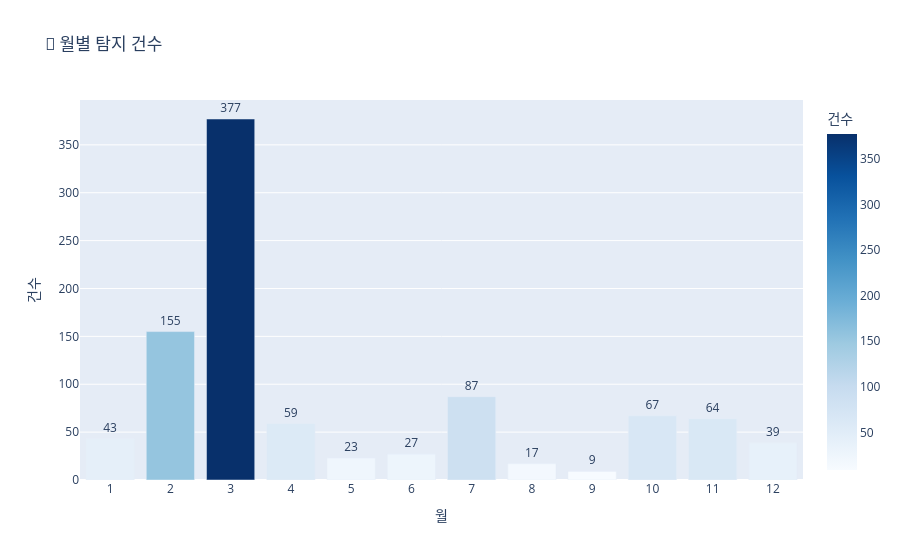
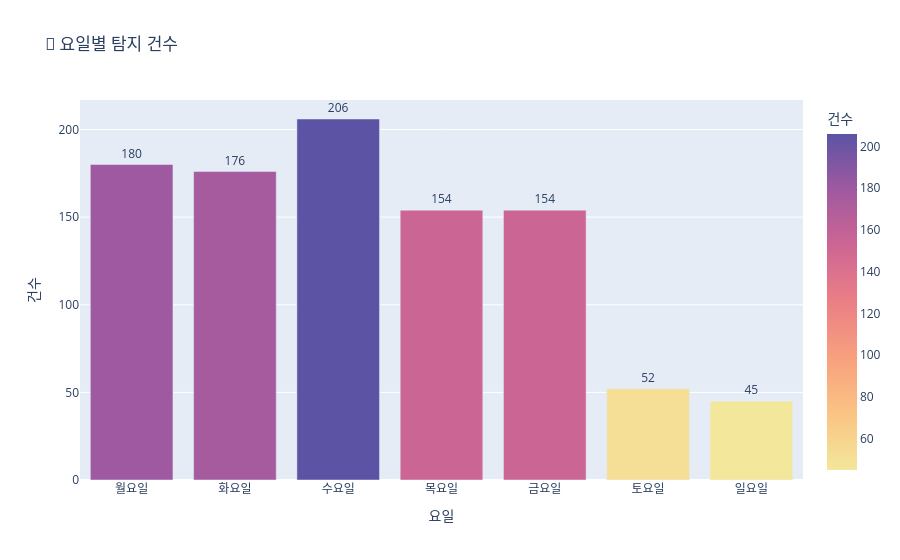
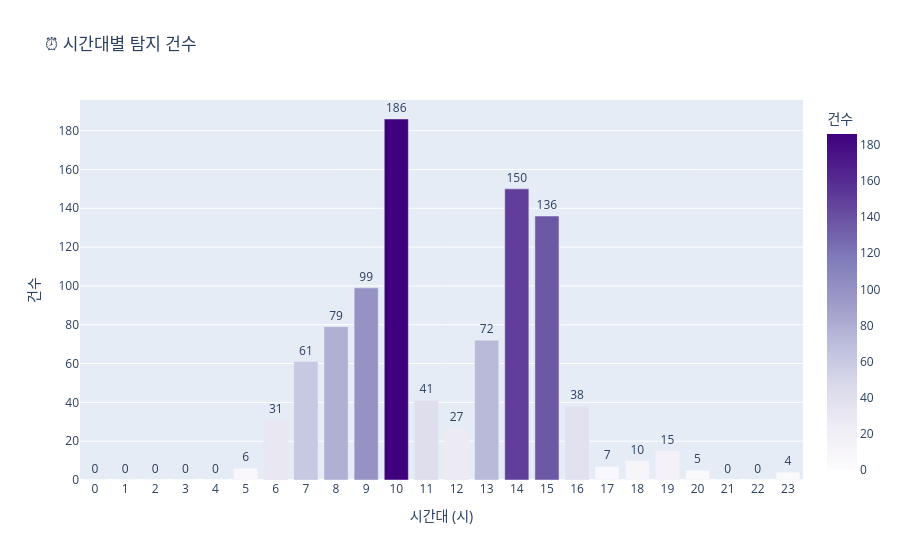
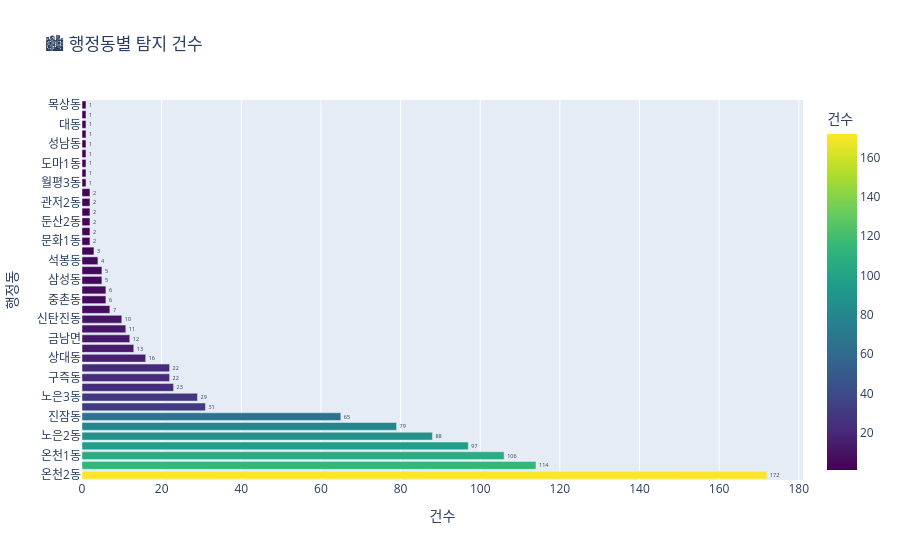

Write notebook code for charts like these, in order.
### Code cell
# =====================================================================
# 🧭 road_data.csv EDA (Plotly) — 월/시간대 전체 표시 버전
# =====================================================================

import pandas as pd
import plotly.express as px
import folium

# -------------------------------------------------
# 1️⃣ 데이터 불러오기 및 전처리
# -------------------------------------------------
df = pd.read_csv("road_data.csv", encoding="utf-8-sig")
df["DTCT_PD"] = pd.to_datetime(df["DTCT_PD"], errors="coerce")

# 2025년 7월 데이터 제거
df = df[~((df["DTCT_PD"].dt.year == 2025) & (df["DTCT_PD"].dt.month == 7))].reset_index(
    drop=True
)

# -------------------------------------------------
# 2️⃣ 파생 컬럼 추가
# -------------------------------------------------
df["연도"] = df["DTCT_PD"].dt.year
df["월"] = df["DTCT_PD"].dt.month
df["시간대"] = df["DTCT_PD"].dt.hour

day_map = {
    "Monday": "월요일",
    "Tuesday": "화요일",
    "Wednesday": "수요일",
    "Thursday": "목요일",
    "Friday": "금요일",
    "Saturday": "토요일",
    "Sunday": "일요일",
}
df["요일"] = df["DTCT_PD"].dt.day_name().map(day_map)

# -------------------------------------------------
# 3️⃣ 월별 탐지 추세 (모든 월 표시)
# -------------------------------------------------
monthly = (
    df["월"]
    .value_counts()
    .sort_index()
    .reindex(range(1, 13), fill_value=0)
    .reset_index()
)
monthly.columns = ["월", "건수"]

fig1 = px.bar(
    monthly,
    x="월",
    y="건수",
    title="📅 월별 탐지 건수",
    color="건수",
    color_continuous_scale="Blues",
    text="건수",
)
fig1.update_traces(textposition="outside")
fig1.update_layout(xaxis=dict(dtick=1), xaxis_title="월", yaxis_title="건수")
fig1.show()

# -------------------------------------------------
# 4️⃣ 요일별 탐지 추세
# -------------------------------------------------
order = ["월요일", "화요일", "수요일", "목요일", "금요일", "토요일", "일요일"]
weekday = df["요일"].value_counts().reindex(order).fillna(0).reset_index()
weekday.columns = ["요일", "건수"]

fig2 = px.bar(
    weekday,
    x="요일",
    y="건수",
    title="📆 요일별 탐지 건수",
    color="건수",
    color_continuous_scale="Sunset",
    text="건수",
)
fig2.update_traces(textposition="outside")
fig2.update_layout(xaxis_title="요일", yaxis_title="건수")
fig2.show()

# -------------------------------------------------
# 5️⃣ 시간대별 탐지 추세 (0~23 전체 표시)
# -------------------------------------------------
hourly = (
    df["시간대"]
    .value_counts()
    .sort_index()
    .reindex(range(0, 24), fill_value=0)
    .reset_index()
)
hourly.columns = ["시간대", "건수"]

fig3 = px.bar(
    hourly,
    x="시간대",
    y="건수",
    title="⏰ 시간대별 탐지 건수",
    color="건수",
    color_continuous_scale="Purples",
    text="건수",
)
fig3.update_traces(textposition="outside")
fig3.update_layout(xaxis=dict(dtick=1), xaxis_title="시간대 (시)", yaxis_title="건수")
fig3.show()

# -------------------------------------------------
# 6️⃣ 행정동별 탐지 건수
# -------------------------------------------------
area = df["DSTA_ADSTRD_INFO"].value_counts().reset_index()
area.columns = ["행정동", "건수"]

fig4 = px.bar(
    area,
    y="행정동",
    x="건수",
    orientation="h",
    title="🏙️ 행정동별 탐지 건수",
    color="건수",
    color_continuous_scale="Viridis",
    text="건수",
)
fig4.update_traces(textposition="outside")
fig4.update_layout(xaxis_title="건수", yaxis_title="행정동")
fig4.show()

# -------------------------------------------------
# 7️⃣ 시간대 × 행정동 히트맵
# -------------------------------------------------
pivot = df.pivot_table(
    index="시간대",
    columns="DSTA_ADSTRD_INFO",
    values="DTCT_UID",
    aggfunc="count",
    fill_value=0,
)
pivot = pivot.reindex(index=range(0, 24), fill_value=0)  # 모든 시간대 포함

fig5 = px.imshow(
    pivot.T,
    color_continuous_scale="YlOrRd",
    title="🔥 시간대별 · 행정동별 탐지 패턴 (Heatmap)",
    labels=dict(x="시간대", y="행정동", color="탐지 건수"),
)
fig5.update_layout(height=600, width=900)
fig5.show()

# -------------------------------------------------
# 8️⃣ 지도 시각화 (Folium)
# -------------------------------------------------
center_lat, center_lon = df["PLC_LTTD"].mean(), df["PLC_LGTD"].mean()
m = folium.Map(location=[center_lat, center_lon], zoom_start=12)

for _, row in df.iterrows():
    folium.CircleMarker(
        location=[row["PLC_LTTD"], row["PLC_LGTD"]],
        radius=3,
        color="red",
        fill=True,
        fill_opacity=0.6,
        popup=row["ROAD_INFO"],
    ).add_to(m)

print("🗺️ 지도 시각화 준비 완료 — 아래 지도 확인")
m

### Figure 1 — Plotly figure (JSON) as saved in the notebook; plotly's stock layout.template omitted (floating-point values rounded to 4 significant figures)
{"data": [{"hovertemplate": "월=%{x}<br>건수=%{marker.color}<extra></extra>", "legendgroup": "", "marker": {"color": [43, 155, 377, 59, 23, 27, 87, 17, 9, 67, 64, 39], "coloraxis": "coloraxis", "pattern": {"shape": ""}}, "name": "", "orientation": "v", "showlegend": false, "text": [43.0, 155.0, 377.0, 59.0, 23.0, 27.0, 87.0, 17.0, 9.0, 67.0, 64.0, 39.0], "textposition": "outside", "type": "bar", "x": [1, 2, 3, 4, 5, 6, 7, 8, 9, 10, 11, 12], "xaxis": "x", "y": [43, 155, 377, 59, 23, 27, 87, 17, 9, 67, 64, 39], "yaxis": "y"}], "layout": {"barmode": "relative", "coloraxis": {"colorbar": {"title": {"text": "건수"}}, "colorscale": [[0, "rgb(247,251,255)"], [0.125, "rgb(222,235,247)"], [0.25, "rgb(198,219,239)"], [0.375, "rgb(158,202,225)"], [0.5, "rgb(107,174,214)"], [0.625, "rgb(66,146,198)"], [0.75, "rgb(33,113,181)"], [0.875, "rgb(8,81,156)"], [1, "rgb(8,48,107)"]]}, "legend": {"tracegroupgap": 0}, "title": {"text": "📅 월별 탐지 건수"}, "xaxis": {"anchor": "y", "domain": [0, 1], "dtick": 1, "title": {"text": "월"}}, "yaxis": {"anchor": "x", "domain": [0, 1], "title": {"text": "건수"}}}}

### Figure 2 — Plotly figure (JSON) as saved in the notebook; plotly's stock layout.template omitted (floating-point values rounded to 4 significant figures)
{"data": [{"hovertemplate": "요일=%{x}<br>건수=%{marker.color}<extra></extra>", "legendgroup": "", "marker": {"color": [180, 176, 206, 154, 154, 52, 45], "coloraxis": "coloraxis", "pattern": {"shape": ""}}, "name": "", "orientation": "v", "showlegend": false, "text": [180.0, 176.0, 206.0, 154.0, 154.0, 52.0, 45.0], "textposition": "outside", "type": "bar", "x": ["월요일", "화요일", "수요일", "목요일", "금요일", "토요일", "일요일"], "xaxis": "x", "y": [180, 176, 206, 154, 154, 52, 45], "yaxis": "y"}], "layout": {"barmode": "relative", "coloraxis": {"colorbar": {"title": {"text": "건수"}}, "colorscale": [[0, "rgb(243, 231, 155)"], [0.1667, "rgb(250, 196, 132)"], [0.3333, "rgb(248, 160, 126)"], [0.5, "rgb(235, 127, 134)"], [0.6667, "rgb(206, 102, 147)"], [0.8333, "rgb(160, 89, 160)"], [1, "rgb(92, 83, 165)"]]}, "legend": {"tracegroupgap": 0}, "title": {"text": "📆 요일별 탐지 건수"}, "xaxis": {"anchor": "y", "domain": [0, 1], "title": {"text": "요일"}}, "yaxis": {"anchor": "x", "domain": [0, 1], "title": {"text": "건수"}}}}

### Figure 3 — Plotly figure (JSON) as saved in the notebook; plotly's stock layout.template omitted (floating-point values rounded to 4 significant figures)
{"data": [{"hovertemplate": "시간대=%{x}<br>건수=%{marker.color}<extra></extra>", "legendgroup": "", "marker": {"color": [0, 0, 0, 0, 0, 6, 31, 61, 79, 99, 186, 41, 27, 72, 150, 136, 38, 7, 10, 15, 5, 0, 0, 4], "coloraxis": "coloraxis", "pattern": {"shape": ""}}, "name": "", "orientation": "v", "showlegend": false, "text": [0.0, 0.0, 0.0, 0.0, 0.0, 6.0, 31.0, 61.0, 79.0, 99.0, 186.0, 41.0, 27.0, 72.0, 150.0, 136.0, 38.0, 7.0, 10.0, 15.0, 5.0, 0.0, 0.0, 4.0], "textposition": "outside", "type": "bar", "x": [0, 1, 2, 3, 4, 5, 6, 7, 8, 9, 10, 11, 12, 13, 14, 15, 16, 17, 18, 19, 20, 21, 22, 23], "xaxis": "x", "y": [0, 0, 0, 0, 0, 6, 31, 61, 79, 99, 186, 41, 27, 72, 150, 136, 38, 7, 10, 15, 5, 0, 0, 4], "yaxis": "y"}], "layout": {"barmode": "relative", "coloraxis": {"colorbar": {"title": {"text": "건수"}}, "colorscale": [[0, "rgb(252,251,253)"], [0.125, "rgb(239,237,245)"], [0.25, "rgb(218,218,235)"], [0.375, "rgb(188,189,220)"], [0.5, "rgb(158,154,200)"], [0.625, "rgb(128,125,186)"], [0.75, "rgb(106,81,163)"], [0.875, "rgb(84,39,143)"], [1, "rgb(63,0,125)"]]}, "legend": {"tracegroupgap": 0}, "title": {"text": "⏰ 시간대별 탐지 건수"}, "xaxis": {"anchor": "y", "domain": [0, 1], "dtick": 1, "title": {"text": "시간대 (시)"}}, "yaxis": {"anchor": "x", "domain": [0, 1], "title": {"text": "건수"}}}}

### Figure 4 — Plotly figure (JSON) as saved in the notebook; plotly's stock layout.template omitted (floating-point values rounded to 4 significant figures)
{"data": [{"hovertemplate": "건수=%{marker.color}<br>행정동=%{y}<extra></extra>", "legendgroup": "", "marker": {"color": [172, 114, 106, 97, 88, 79, 65, 31, 29, 23, 22, 22, 16, 13, 12, 11, 10, 7, 6, 6, 5, 5, 4, 3, 2, 2, 2, 2, 2, 2, 1, 1, 1, 1, 1, 1, 1, 1, 1], "coloraxis": "coloraxis", "pattern": {"shape": ""}}, "name": "", "orientation": "h", "showlegend": false, "text": [172.0, 114.0, 106.0, 97.0, 88.0, 79.0, 65.0, 31.0, 29.0, 23.0, 22.0, 22.0, 16.0, 13.0, 12.0, 11.0, 10.0, 7.0, 6.0, 6.0, 5.0, 5.0, 4.0, 3.0, 2.0, 2.0, 2.0, 2.0, 2.0, 2.0, 1.0, 1.0, 1.0, 1.0, 1.0, 1.0, 1.0, 1.0, 1.0], "textposition": "outside", "type": "bar", "x": [172, 114, 106, 97, 88, 79, 65, 31, 29, 23, 22, 22, 16, 13, 12, 11, 10, 7, 6, 6, 5, 5, 4, 3, 2, 2, 2, 2, 2, 2, 1, 1, 1, 1, 1, 1, 1, 1, 1], "xaxis": "x", "y": ["온천2동", "신성동", "온천1동", "노은1동", "노은2동", "전민동", "진잠동", "관평동", "노은3동", "학하동", "구즉동", "오정동", "상대동", "회덕동", "금남면", "은행선화동", "신탄진동", "대화동", "중촌동", "원신흥동", "삼성동", "덕암동", "석봉동", "대흥동", "문화1동", "대사동", "둔산2동", "홍도동", "관저2동", "월평1동", "월평3동", "변동", "도마1동", "자양동", "성남동", "용운동", "대동", "월평2동", "목상동"], "yaxis": "y"}], "layout": {"barmode": "relative", "coloraxis": {"colorbar": {"title": {"text": "건수"}}, "colorscale": [[0, "#440154"], [0.1111, "#482878"], [0.2222, "#3e4989"], [0.3333, "#31688e"], [0.4444, "#26828e"], [0.5556, "#1f9e89"], [0.6667, "#35b779"], [0.7778, "#6ece58"], [0.8889, "#b5de2b"], [1, "#fde725"]]}, "legend": {"tracegroupgap": 0}, "title": {"text": "🏙️ 행정동별 탐지 건수"}, "xaxis": {"anchor": "y", "domain": [0, 1], "title": {"text": "건수"}}, "yaxis": {"anchor": "x", "domain": [0, 1], "title": {"text": "행정동"}}}}
